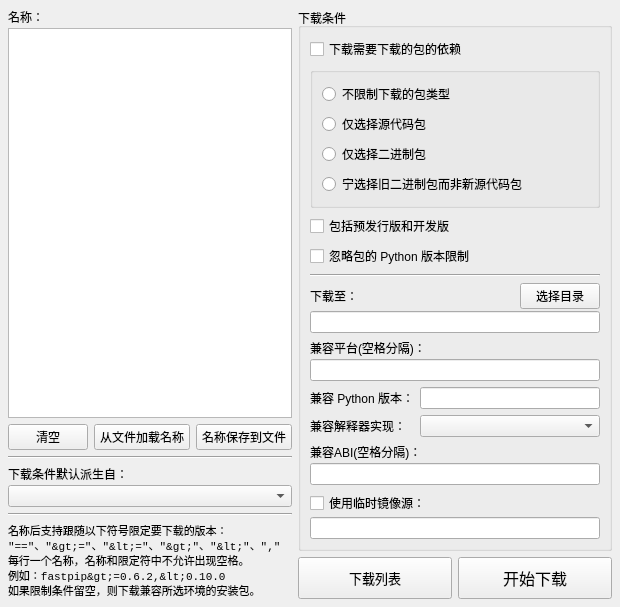
<?xml version="1.0" encoding="UTF-8"?>
<ui version="4.0">
 <class>package_download</class>
 <widget class="QMainWindow" name="package_download">
  <property name="windowModality">
   <enum>Qt::WindowModal</enum>
  </property>
  <property name="geometry">
   <rect>
    <x>0</x>
    <y>0</y>
    <width>620</width>
    <height>605</height>
   </rect>
  </property>
  <property name="font">
   <font>
    <family>Microsoft YaHei UI</family>
   </font>
  </property>
  <property name="contextMenuPolicy">
   <enum>Qt::NoContextMenu</enum>
  </property>
  <property name="windowTitle">
   <string>模块安装包下载</string>
  </property>
  <widget class="QWidget" name="centralwidget">
   <layout class="QVBoxLayout" name="verticalLayout_14">
    <property name="leftMargin">
     <number>8</number>
    </property>
    <property name="topMargin">
     <number>8</number>
    </property>
    <property name="rightMargin">
     <number>8</number>
    </property>
    <property name="bottomMargin">
     <number>8</number>
    </property>
    <item>
     <layout class="QHBoxLayout" name="horizontalLayout_6">
      <item>
       <layout class="QVBoxLayout" name="verticalLayout_11">
        <item>
         <layout class="QVBoxLayout" name="verticalLayout_10">
          <item>
           <layout class="QVBoxLayout" name="verticalLayout_8">
            <property name="spacing">
             <number>2</number>
            </property>
            <item>
             <widget class="QLabel" name="label">
              <property name="toolTip">
               <string>需要下载的模块名称，每行一个名称。</string>
              </property>
              <property name="text">
               <string>名称：</string>
              </property>
             </widget>
            </item>
            <item>
             <widget class="QPlainTextEdit" name="uiPlainTextEdit_package_names">
              <property name="toolTip">
               <string>需要下载的模块名称，每行一个名称。</string>
              </property>
             </widget>
            </item>
           </layout>
          </item>
          <item>
           <layout class="QHBoxLayout" name="horizontalLayout_3" stretch="0,1,1">
            <item>
             <widget class="QPushButton" name="uiPushButton_clear_package_names">
              <property name="toolTip">
               <string>清空名称编辑区文字。</string>
              </property>
              <property name="text">
               <string>清空</string>
              </property>
             </widget>
            </item>
            <item>
             <widget class="QPushButton" name="uiPushButton_load_from_text">
              <property name="toolTip">
               <string>从文本文件加载名称到名称编辑区。</string>
              </property>
              <property name="text">
               <string>从文件加载名称</string>
              </property>
             </widget>
            </item>
            <item>
             <widget class="QPushButton" name="uiPushButton_save_as_text">
              <property name="toolTip">
               <string>将名称编辑区的文字保存到文本文件。</string>
              </property>
              <property name="text">
               <string>名称保存到文件</string>
              </property>
             </widget>
            </item>
           </layout>
          </item>
         </layout>
        </item>
        <item>
         <widget class="Line" name="line_7">
          <property name="orientation">
           <enum>Qt::Horizontal</enum>
          </property>
         </widget>
        </item>
        <item>
         <layout class="QVBoxLayout" name="verticalLayout_9">
          <property name="spacing">
           <number>2</number>
          </property>
          <item>
           <widget class="QLabel" name="label_8">
            <property name="toolTip">
             <string>下载安装包时需调用的 Python 环境。
右侧留空的下载条件，下载时会使用从此环境派生的条件。</string>
            </property>
            <property name="text">
             <string>下载条件默认派生自：</string>
            </property>
           </widget>
          </item>
          <item>
           <widget class="QComboBox" name="uiComboBox_derived_from">
            <property name="toolTip">
             <string>下载安装包时需调用的 Python 环境。
右侧留空的下载条件，下载时会使用从此环境派生的条件。</string>
            </property>
           </widget>
          </item>
         </layout>
        </item>
        <item>
         <widget class="Line" name="line_8">
          <property name="orientation">
           <enum>Qt::Horizontal</enum>
          </property>
         </widget>
        </item>
        <item>
         <widget class="QLabel" name="uiLabel_pkgdownload_tips">
          <property name="font">
           <font>
            <family>Consolas</family>
            <pointsize>8</pointsize>
           </font>
          </property>
          <property name="text">
           <string>名称后支持跟随以下符号限定要下载的版本：
&quot;==&quot;、&quot;&gt;=&quot;、&quot;&lt;=&quot;、&quot;&gt;&quot;、&quot;&lt;&quot;、&quot;,&quot;
每行一个名称，名称和限定符中不允许出现空格。
例如：fastpip&gt;=0.6.2,&lt;0.10.0
如果限制条件留空，则下载兼容所选环境的安装包。</string>
          </property>
          <property name="wordWrap">
           <bool>true</bool>
          </property>
         </widget>
        </item>
       </layout>
      </item>
      <item>
       <layout class="QVBoxLayout" name="verticalLayout_13">
        <item>
         <widget class="QGroupBox" name="groupBox">
          <property name="title">
           <string>下载条件</string>
          </property>
          <layout class="QVBoxLayout" name="verticalLayout_12">
           <item>
            <layout class="QVBoxLayout" name="verticalLayout_7">
             <item>
              <widget class="QCheckBox" name="uiCheckBox_download_deps">
               <property name="toolTip">
                <string>对于名称编辑区中的每一个需要下载的模块，是否同时下载模块的依赖库。</string>
               </property>
               <property name="text">
                <string>下载需要下载的包的依赖</string>
               </property>
              </widget>
             </item>
             <item>
              <widget class="QGroupBox" name="groupBox_2">
               <property name="title">
                <string/>
               </property>
               <layout class="QVBoxLayout" name="verticalLayout_6">
                <item>
                 <layout class="QVBoxLayout" name="verticalLayout_5">
                  <item>
                   <widget class="QRadioButton" name="uiRadioButton_unlimited">
                    <property name="toolTip">
                     <string>不限制下载二进制包或者源代码包。</string>
                    </property>
                    <property name="text">
                     <string>不限制下载的包类型</string>
                    </property>
                   </widget>
                  </item>
                  <item>
                   <widget class="QRadioButton" name="uiRadioButton_no_binary">
                    <property name="toolTip">
                     <string>仅下载包的源代码安装包。</string>
                    </property>
                    <property name="text">
                     <string>仅选择源代码包</string>
                    </property>
                   </widget>
                  </item>
                  <item>
                   <widget class="QRadioButton" name="uiRadioButton_only_binary">
                    <property name="toolTip">
                     <string>仅下载包的二进制安装包。</string>
                    </property>
                    <property name="text">
                     <string>仅选择二进制包</string>
                    </property>
                   </widget>
                  </item>
                  <item>
                   <widget class="QRadioButton" name="uiRadioButton_prefer_binary">
                    <property name="toolTip">
                     <string>对于既有二进制安装包又有源代码安装包的模块，
如果较新版本没有发布二进制安装包，则宁愿下载较旧版本的二进制安装包。</string>
                    </property>
                    <property name="text">
                     <string>宁选择旧二进制包而非新源代码包</string>
                    </property>
                   </widget>
                  </item>
                 </layout>
                </item>
               </layout>
              </widget>
             </item>
             <item>
              <widget class="QCheckBox" name="uiCheckBox_include_pre">
               <property name="toolTip">
                <string>如果模块的最新版本是预发行版或者是开发版，
也下载这些版本，否则只下载模块的最新稳定版本。</string>
               </property>
               <property name="text">
                <string>包括预发行版和开发版</string>
               </property>
              </widget>
             </item>
             <item>
              <widget class="QCheckBox" name="uiCheckBox_ignore_requires_python">
               <property name="toolTip">
                <string>对于那些对 Python 版本有限制要求的模块，是否忽略其限制要求。</string>
               </property>
               <property name="text">
                <string>忽略包的 Python 版本限制</string>
               </property>
              </widget>
             </item>
             <item>
              <widget class="Line" name="line">
               <property name="orientation">
                <enum>Qt::Horizontal</enum>
               </property>
              </widget>
             </item>
             <item>
              <layout class="QVBoxLayout" name="verticalLayout_2">
               <property name="spacing">
                <number>2</number>
               </property>
               <item>
                <layout class="QHBoxLayout" name="horizontalLayout_5" stretch="9,0">
                 <item>
                  <widget class="QLabel" name="label_3">
                   <property name="toolTip">
                    <string>下载的模块安装包的保存路径。</string>
                   </property>
                   <property name="text">
                    <string>下载至：</string>
                   </property>
                  </widget>
                 </item>
                 <item>
                  <widget class="QPushButton" name="uiPushButton_save_to">
                   <property name="toolTip">
                    <string>选择下载的模块安装包的保存路径。</string>
                   </property>
                   <property name="text">
                    <string>选择目录</string>
                   </property>
                  </widget>
                 </item>
                </layout>
               </item>
               <item>
                <widget class="QLineEdit" name="uiLineEdit_save_to">
                 <property name="toolTip">
                  <string>下载的模块安装包的保存路径。</string>
                 </property>
                </widget>
               </item>
              </layout>
             </item>
             <item>
              <layout class="QVBoxLayout" name="verticalLayout">
               <property name="spacing">
                <number>2</number>
               </property>
               <item>
                <widget class="QLabel" name="label_4">
                 <property name="toolTip">
                  <string>是否只下载兼容此处列出的平台的模块安装包。</string>
                 </property>
                 <property name="text">
                  <string>兼容平台(空格分隔)：</string>
                 </property>
                </widget>
               </item>
               <item>
                <widget class="QLineEdit" name="uiLineEdit_platform">
                 <property name="toolTip">
                  <string>是否只下载兼容此处列出的平台的模块安装包。</string>
                 </property>
                </widget>
               </item>
              </layout>
             </item>
             <item>
              <layout class="QHBoxLayout" name="horizontalLayout" stretch="0,9">
               <item>
                <widget class="QLabel" name="label_5">
                 <property name="toolTip">
                  <string>是否只下载兼容此处列出的 Python 版本的模块安装包。</string>
                 </property>
                 <property name="text">
                  <string>兼容 Python 版本：</string>
                 </property>
                </widget>
               </item>
               <item>
                <widget class="QLineEdit" name="uiLineEdit_python_version">
                 <property name="minimumSize">
                  <size>
                   <width>180</width>
                   <height>0</height>
                  </size>
                 </property>
                 <property name="maximumSize">
                  <size>
                   <width>180</width>
                   <height>16777215</height>
                  </size>
                 </property>
                 <property name="toolTip">
                  <string>是否只下载兼容此处列出的 Python 版本的模块安装包。</string>
                 </property>
                </widget>
               </item>
              </layout>
             </item>
             <item>
              <layout class="QHBoxLayout" name="horizontalLayout_2" stretch="0,9">
               <item>
                <widget class="QLabel" name="label_6">
                 <property name="toolTip">
                  <string>是否只下载兼容此处列出的 Python 实现的模块安装包。</string>
                 </property>
                 <property name="text">
                  <string>兼容解释器实现：</string>
                 </property>
                </widget>
               </item>
               <item>
                <widget class="QComboBox" name="uiComboBox_implementation">
                 <property name="minimumSize">
                  <size>
                   <width>180</width>
                   <height>0</height>
                  </size>
                 </property>
                 <property name="maximumSize">
                  <size>
                   <width>180</width>
                   <height>16777215</height>
                  </size>
                 </property>
                 <property name="toolTip">
                  <string>是否只下载兼容此处列出的 Python 实现的模块安装包。</string>
                 </property>
                 <item>
                  <property name="text">
                   <string/>
                  </property>
                 </item>
                 <item>
                  <property name="text">
                   <string>无特定实现</string>
                  </property>
                 </item>
                 <item>
                  <property name="text">
                   <string>CPython</string>
                  </property>
                 </item>
                 <item>
                  <property name="text">
                   <string>Jython</string>
                  </property>
                 </item>
                 <item>
                  <property name="text">
                   <string>PyPy</string>
                  </property>
                 </item>
                 <item>
                  <property name="text">
                   <string>IronPython</string>
                  </property>
                 </item>
                </widget>
               </item>
              </layout>
             </item>
             <item>
              <layout class="QVBoxLayout" name="verticalLayout_3">
               <property name="spacing">
                <number>2</number>
               </property>
               <item>
                <widget class="QLabel" name="label_7">
                 <property name="toolTip">
                  <string>是否只下载兼容此处列出的 Python ABI的模块安装包。</string>
                 </property>
                 <property name="text">
                  <string>兼容ABI(空格分隔)：</string>
                 </property>
                </widget>
               </item>
               <item>
                <widget class="QLineEdit" name="uiLineEdit_abis">
                 <property name="toolTip">
                  <string>是否只下载兼容此处列出的 Python ABI的模块安装包。</string>
                 </property>
                </widget>
               </item>
              </layout>
             </item>
             <item>
              <layout class="QVBoxLayout" name="verticalLayout_4">
               <property name="spacing">
                <number>2</number>
               </property>
               <item>
                <widget class="QCheckBox" name="uiCheckBox_use_index_url">
                 <property name="toolTip">
                  <string>是否从临时镜像源下载安装包。
如果不勾选此选项，则默认从系统已设置的镜像源地址下载。</string>
                 </property>
                 <property name="text">
                  <string>使用临时镜像源：</string>
                 </property>
                </widget>
               </item>
               <item>
                <widget class="QLineEdit" name="uiLineEdit_index_url">
                 <property name="toolTip">
                  <string>临时镜像源地址。</string>
                 </property>
                </widget>
               </item>
              </layout>
             </item>
            </layout>
           </item>
          </layout>
         </widget>
        </item>
        <item>
         <spacer name="verticalSpacer">
          <property name="orientation">
           <enum>Qt::Vertical</enum>
          </property>
          <property name="sizeHint" stdset="0">
           <size>
            <width>20</width>
            <height>40</height>
           </size>
          </property>
         </spacer>
        </item>
        <item>
         <layout class="QHBoxLayout" name="horizontalLayout_4">
          <item>
           <widget class="QPushButton" name="uiPushButton_show_dllist">
            <property name="minimumSize">
             <size>
              <width>0</width>
              <height>42</height>
             </size>
            </property>
            <property name="font">
             <font>
              <family>Microsoft YaHei UI</family>
              <pointsize>10</pointsize>
             </font>
            </property>
            <property name="text">
             <string>下载列表</string>
            </property>
           </widget>
          </item>
          <item>
           <widget class="QPushButton" name="uiPushButton_start_download">
            <property name="minimumSize">
             <size>
              <width>0</width>
              <height>42</height>
             </size>
            </property>
            <property name="palette">
             <palette>
              <active>
               <colorrole role="ButtonText">
                <brush brushstyle="SolidPattern">
                 <color alpha="255">
                  <red>0</red>
                  <green>0</green>
                  <blue>255</blue>
                 </color>
                </brush>
               </colorrole>
              </active>
              <inactive>
               <colorrole role="ButtonText">
                <brush brushstyle="SolidPattern">
                 <color alpha="255">
                  <red>0</red>
                  <green>0</green>
                  <blue>0</blue>
                 </color>
                </brush>
               </colorrole>
              </inactive>
              <disabled>
               <colorrole role="ButtonText">
                <brush brushstyle="SolidPattern">
                 <color alpha="255">
                  <red>120</red>
                  <green>120</green>
                  <blue>120</blue>
                 </color>
                </brush>
               </colorrole>
              </disabled>
             </palette>
            </property>
            <property name="font">
             <font>
              <family>Microsoft YaHei UI</family>
              <pointsize>12</pointsize>
             </font>
            </property>
            <property name="text">
             <string>开始下载</string>
            </property>
           </widget>
          </item>
         </layout>
        </item>
       </layout>
      </item>
     </layout>
    </item>
   </layout>
  </widget>
 </widget>
 <resources/>
 <connections/>
</ui>
